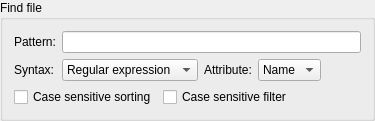
<?xml version="1.0" encoding="UTF-8"?>
<!--
DFF - An Open Source Digital Forensics Framework
Copyright (C) 2009-2013 ArxSys

This program is free software, distributed under the terms of
the GNU General Public License Version 2. See the LICENSE file
at the top of the source tree.

See http://www.digital-forensic.org for more information about this
project. Please do not directly contact any of the maintainers of
DFF for assistance; the project provides a web site, mailing lists
and IRC channels for your use.

Author(s):
Christophe Malinge cma@digital-forensic.org
-->
<ui version="4.0">
 <class>FindFile</class>
 <widget class="QGroupBox" name="FindFile">
  <property name="windowTitle">
   <string/>
  </property>
  <property name="title">
   <string>Find file</string>
  </property>
  <layout class="QVBoxLayout" name="verticalLayout_3">
   <item>
    <layout class="QHBoxLayout" name="horizontalLayout_2">
     <item>
      <layout class="QVBoxLayout" name="verticalLayout">
       <item>
        <widget class="QLabel" name="label">
         <property name="text">
          <string>Pattern:</string>
         </property>
        </widget>
       </item>
       <item>
        <widget class="QLabel" name="label_2">
         <property name="text">
          <string>Syntax:</string>
         </property>
        </widget>
       </item>
      </layout>
     </item>
     <item>
      <layout class="QVBoxLayout" name="verticalLayout_2">
       <item>
        <widget class="QLineEdit" name="filterPatternLineEdit"/>
       </item>
       <item>
        <layout class="QHBoxLayout" name="horizontalLayout">
         <item>
          <widget class="QComboBox" name="filterSyntaxComboBox">
           <item>
            <property name="text">
             <string>Regular expression</string>
            </property>
           </item>
           <item>
            <property name="text">
             <string>Fixed string</string>
            </property>
           </item>
           <item>
            <property name="text">
             <string>Wildcard</string>
            </property>
           </item>
          </widget>
         </item>
         <item>
          <widget class="QLabel" name="label_3">
           <property name="text">
            <string>Attribute:</string>
           </property>
          </widget>
         </item>
         <item>
          <widget class="QComboBox" name="filterColumnComboBox">
           <item>
            <property name="text">
             <string>Name</string>
            </property>
           </item>
           <item>
            <property name="text">
             <string>Size</string>
            </property>
           </item>
           <item>
            <property name="text">
             <string>Date</string>
            </property>
           </item>
          </widget>
         </item>
         <item>
          <spacer name="horizontalSpacer_2">
           <property name="orientation">
            <enum>Qt::Horizontal</enum>
           </property>
           <property name="sizeHint" stdset="0">
            <size>
             <width>40</width>
             <height>20</height>
            </size>
           </property>
          </spacer>
         </item>
        </layout>
       </item>
      </layout>
     </item>
    </layout>
   </item>
   <item>
    <layout class="QHBoxLayout" name="horizontalLayout_4">
     <item>
      <widget class="QCheckBox" name="sortCaseSensitivityCheckBox">
       <property name="text">
        <string>Case sensitive sorting</string>
       </property>
      </widget>
     </item>
     <item>
      <widget class="QCheckBox" name="filterCaseSensitivityCheckBox">
       <property name="text">
        <string>Case sensitive filter</string>
       </property>
      </widget>
     </item>
     <item>
      <spacer name="horizontalSpacer">
       <property name="orientation">
        <enum>Qt::Horizontal</enum>
       </property>
       <property name="sizeHint" stdset="0">
        <size>
         <width>40</width>
         <height>20</height>
        </size>
       </property>
      </spacer>
     </item>
    </layout>
   </item>
  </layout>
 </widget>
 <resources/>
 <connections/>
</ui>
